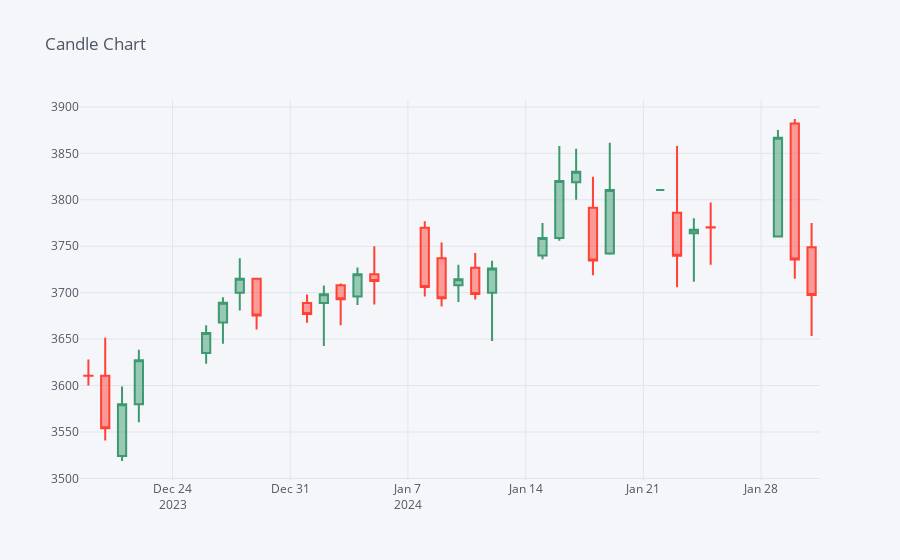

Notebook code cell kept with this figure:
### Code cell
df[-30:].iplot(kind='candle', title='Candle Chart')

### Figure 1 — Plotly figure (JSON) as saved in the notebook; plotly's stock layout.template omitted (floating-point values rounded to 4 significant figures)
{"data": [{"close": [3610.0, 3554.0, 3580, 3627.0, 3657.0, 3689.0, 3715.0, 3675.0, 3677.0, 3698.0, 3693.0, 3720.0, 3713.0, 3706.0, 3694, 3714.0, 3699.0, 3726, 3759.0, 3820.0, 3830.0, 3735.0, 3811.0, 3811.0, 3740.0, 3768.0, 3770.0, 3867.0, 3736.0, 3698.0], "high": [3628.0, 3652.0, 3599.0, 3638.0, 3665, 3695, 3737, 3715.0, 3698, 3708.0, 3710.0, 3727, 3750, 3777.0, 3754.0, 3730, 3743.0, 3734.0, 3775, 3858, 3855, 3825.0, 3862.0, 3811.0, 3858, 3780, 3797.0, 3875, 3887.0, 3775], "low": [3600.0, 3541, 3519.0, 3561.0, 3623.0, 3645, 3681.0, 3660.0, 3668.0, 3642.0, 3665, 3687.0, 3687.0, 3696.0, 3685.0, 3690, 3693.0, 3648.0, 3736, 3756, 3800, 3719.0, 3741.0, 3811.0, 3706.0, 3712.0, 3730.0, 3761.0, 3715, 3653.0], "open": [3611.0, 3610.0, 3524.0, 3580, 3635, 3668, 3700.0, 3715.0, 3689, 3689, 3708, 3696, 3720.0, 3770, 3737.0, 3708, 3727.0, 3700, 3740, 3759.0, 3819.0, 3791.0, 3742.0, 3811.0, 3786, 3764, 3770.0, 3761.0, 3882, 3749], "showlegend": false, "type": "candlestick", "x": ["2023-12-19", "2023-12-20", "2023-12-21", "2023-12-22", "2023-12-26", "2023-12-27", "2023-12-28", "2023-12-29", "2024-01-01", "2024-01-02", "2024-01-03", "2024-01-04", "2024-01-05", "2024-01-08", "2024-01-09", "2024-01-10", "2024-01-11", "2024-01-12", "2024-01-15", "2024-01-16", "2024-01-17", "2024-01-18", "2024-01-19", "2024-01-22", "2024-01-23", "2024-01-24", "2024-01-25", "2024-01-29", "2024-01-30", "2024-01-31"], "yaxis": "y2"}], "layout": {"legend": {"bgcolor": "#F5F6F9", "font": {"color": "#4D5663"}}, "paper_bgcolor": "#F5F6F9", "plot_bgcolor": "#F5F6F9", "title": {"font": {"color": "#4D5663"}, "text": "Candle Chart"}, "xaxis": {"gridcolor": "#E1E5ED", "rangeslider": {"visible": false}, "showgrid": true, "tickfont": {"color": "#4D5663"}, "title": {"font": {"color": "#4D5663"}, "text": ""}, "zerolinecolor": "#E1E5ED"}, "yaxis": {"gridcolor": "#E1E5ED", "showgrid": true, "showticklabels": false, "tickfont": {"color": "#4D5663"}, "title": {"font": {"color": "#4D5663"}, "text": ""}, "zerolinecolor": "#E1E5ED"}, "yaxis2": {"gridcolor": "#E1E5ED", "showgrid": true, "tickfont": {"color": "#4D5663"}, "title": {"font": {"color": "#4D5663"}, "text": ""}, "zerolinecolor": "#E1E5ED"}}}
